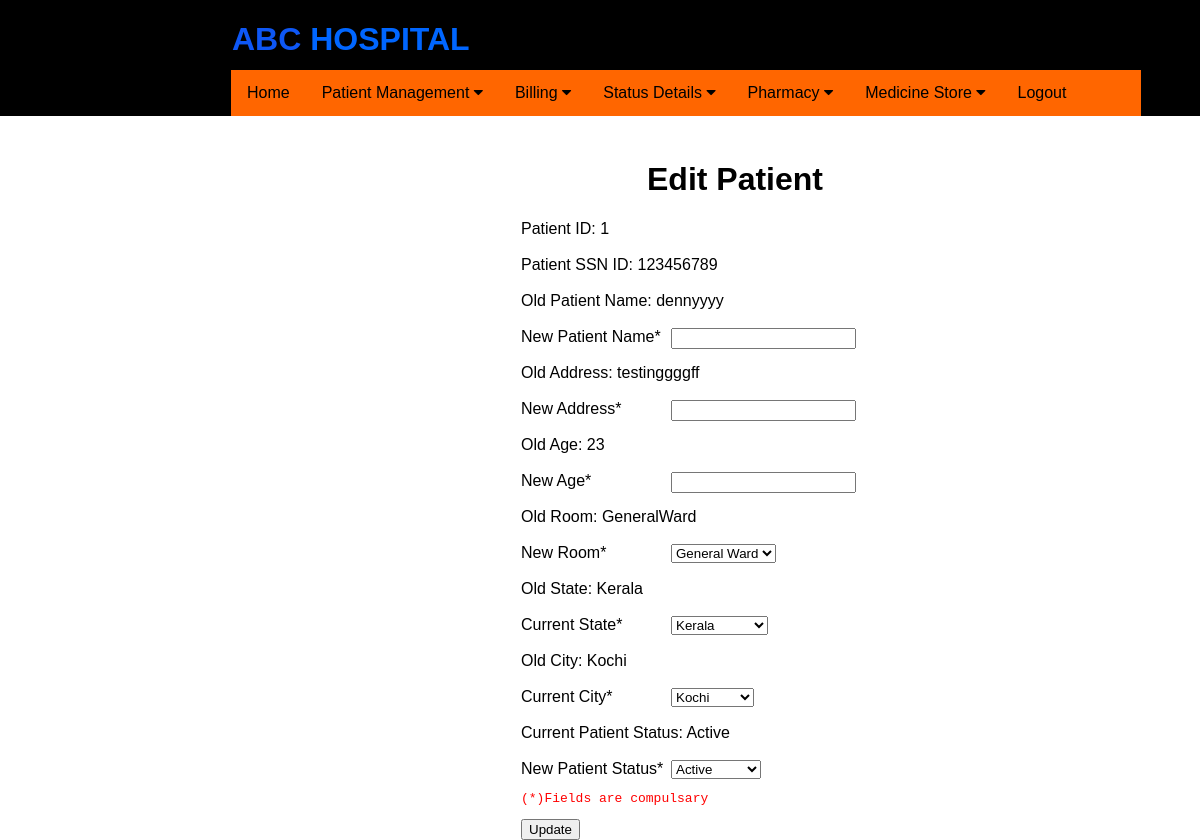
The app's page /editpatientdetail/1 (signed in), older data.
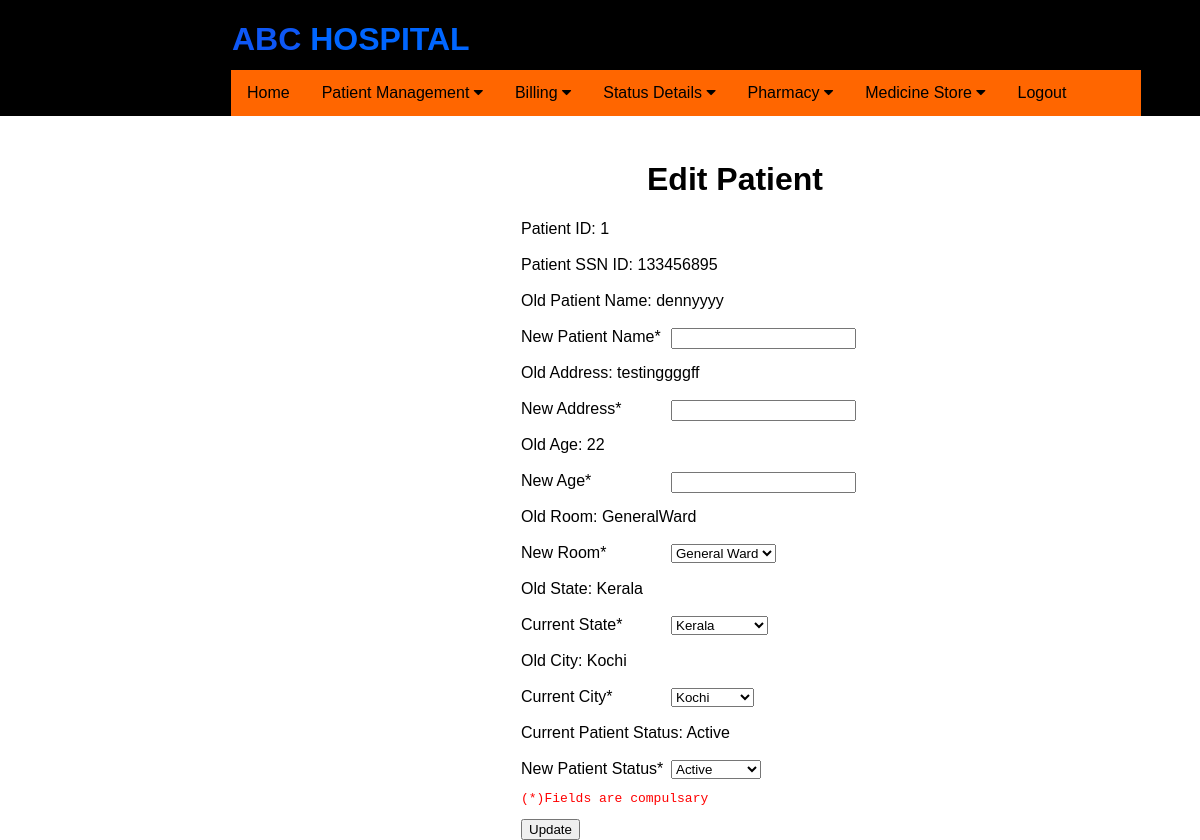
The same page, newer data.
### application/routes.py (models this page shows)
class Patients(db.Model):
    __tablename__ = 'patients'
    id = db.Column(db.Integer, primary_key=True)
    ssn_id = db.Column(db.Integer)
    pname = db.Column(db.String(20), nullable=False)
    age = db.Column(db.Integer)
    date = db.Column(db.DateTime, default=datetime.now)
    ldate = db.Column(db.DateTime, default=datetime.now)
    tbed = db.Column(db.String(10))
    address = db.Column(db.String(20))
    city = db.Column(db.String(20))
    state = db.Column(db.String(20))
    status = db.Column(db.String(20))
    children1 = relationship("Diagnostics")

### application/routes.py (the view, shortened to what this page needs)
@app.route('/editpatientdetail/<id>', methods=['GET', 'POST'])
def editpatientdetail(id):
    print("id is : ", id)
    if 'username' in session:
        print("inside sesssss")
        print(datetime.now())
        editpat = Patients.query.filter_by( id = id )
        return render_template('editpatientdetail.html', editpat = editpat)

### application/templates/editpatientdetail.html (shortened to what this page needs)
{% extends "layout.html" %}
{% block content %}
<div class="form">
    <h1 id="cst_head">Edit Patient </h1>
    {% for edit in editpat %}
    <form action="" method="POST">
        <label for="id">Patient ID:   </label> {{ edit.id }} <br><br>
        <label for="ssn id">Patient SSN ID: </label> {{ edit.ssn_id }} <br><br>
        <label for="Name">Old Patient Name:   </label> {{ edit.pname }} <br><br>
        <label for="New customer Name*">New Patient Name*</label>
        <input type="text" id="npname" name="npname"><br><br>
        <label for="Old Address">Old Address:  </label> {{ edit.address }} <br><br>
        <label for="New Address*">New Address*</label>
        <input type="text" id="naddress" name="naddress"><br><br>
        <label for="Old Age">Old Age:  </label> {{ edit.age }} <br><br>
        <label for="New Age*">New Age*</label>
        <input type="text" id="nage" name="nage"><br><br>
        <label for="Old Address">Old Room:  </label> {{ edit.tbed }} <br><br>
        <label for="Bed">New Room*</label>
                <select id="tbed" name="tbed">
                    <option value="GeneralWard">General Ward</option>
                </select><br><br>
                <label for="Old Address">Old State:  </label> {{ edit.state }} <br><br>
        <label for="state">Current State*</label>
                <select id="nstate" name="nstate">
                    <option value="Kerala">Kerala</option>
                </select><br><br>
        <label for="Old Address">Old City:  </label> {{ edit.city }} <br><br>
        <label for="City">Current City*</label>
                <select id="ncity" name="ncity">
                    <option value="Kochi">Kochi</option>
                </select><br><br>
        <label for="Old Address">Current Patient Status:  </label> {{ edit.status }} <br><br>
        <label for="status">New Patient Status*</label>
        <select id="status" name="status">
            <option value="Active">Active</option>
        </select>
        <pre>(*)Fields are compulsary</pre>
        <button  type="submit">Update</button>
    </form>
    {% endfor %}
</div>
{% endblock %}

Row changes from the older to the newer data that the page shows:
changed Patients "dennyyyy": ssn_id "123456789" → "133456895"; age "23" → "22"
